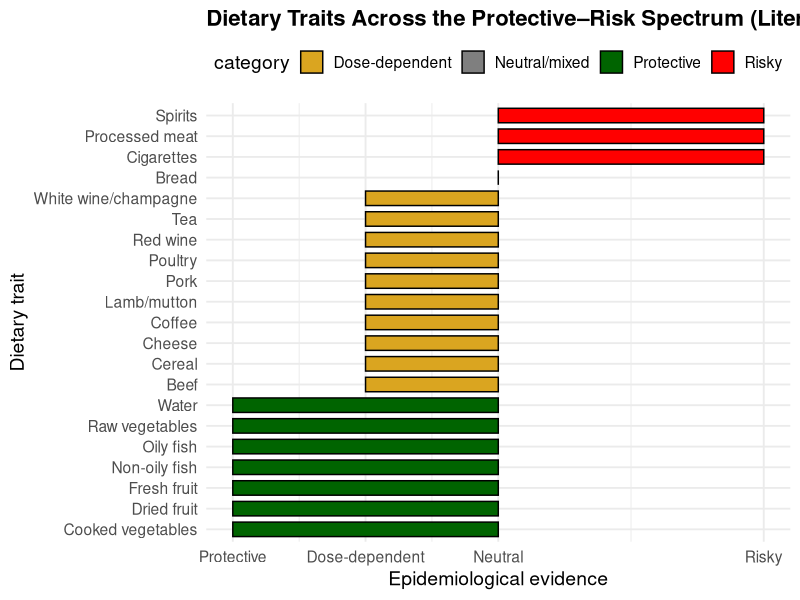

Write R code to recreate this figure.
library(ggplot2)
library(dplyr)

# Categorize based on epidemiological evidence
diet_data <- data.frame(
  trait = c("Cooked vegetables", "Raw vegetables", "Fresh fruit", "Dried fruit",
            "Oily fish", "Non-oily fish", "Tea", "Coffee", "Water",
            "Poultry", "Beef", "Lamb/mutton", "Pork", "Cheese", "Bread", "Cereal",
            "Red wine", "White wine/champagne",
            "Processed meat", "Spirits", "Cigarettes"),

  category = c("Protective", "Protective", "Protective", "Protective",
               "Protective", "Protective", "Dose-dependent", "Dose-dependent", "Protective",
               "Dose-dependent", "Dose-dependent", "Dose-dependent", "Dose-dependent",
               "Dose-dependent", "Neutral/mixed", "Dose-dependent",
               "Dose-dependent", "Dose-dependent",
               "Risky", "Risky", "Risky")
)

# Assign numeric values for y-axis (evidence strength)
# Protective = -2, Dose-dependent = -1, Neutral/mixed = 0, Risky = +2
diet_data <- diet_data %>%
  mutate(evidence_score = case_when(
    category == "Protective" ~ -2,
    category == "Dose-dependent" ~ -1,
    category == "Neutral/mixed" ~ 0,
    category == "Risky" ~ 2
  ))

# Set colors
category_colors <- c("Protective" = "darkgreen",
                     "Dose-dependent" = "goldenrod",
                     "Neutral/mixed" = "gray50",
                     "Risky" = "red")

# Plot
ggplot(diet_data, aes(x = reorder(trait, evidence_score), y = evidence_score, fill = category)) +
  geom_col(color = "black", width = 0.7) +
  scale_fill_manual(values = category_colors) +
  scale_y_continuous(breaks = c(-2, -1, 0, 2),
                     labels = c("Protective", "Dose-dependent", "Neutral", "Risky")) +
  coord_flip() +
  labs(x = "Dietary trait",
       y = "Epidemiological evidence",
       title = "Dietary Traits Across the Protective–Risk Spectrum (Literature-based)") +
  theme_minimal(base_size = 14) +
  theme(legend.position = "top",
        plot.title = element_text(face = "bold", size = 16))
